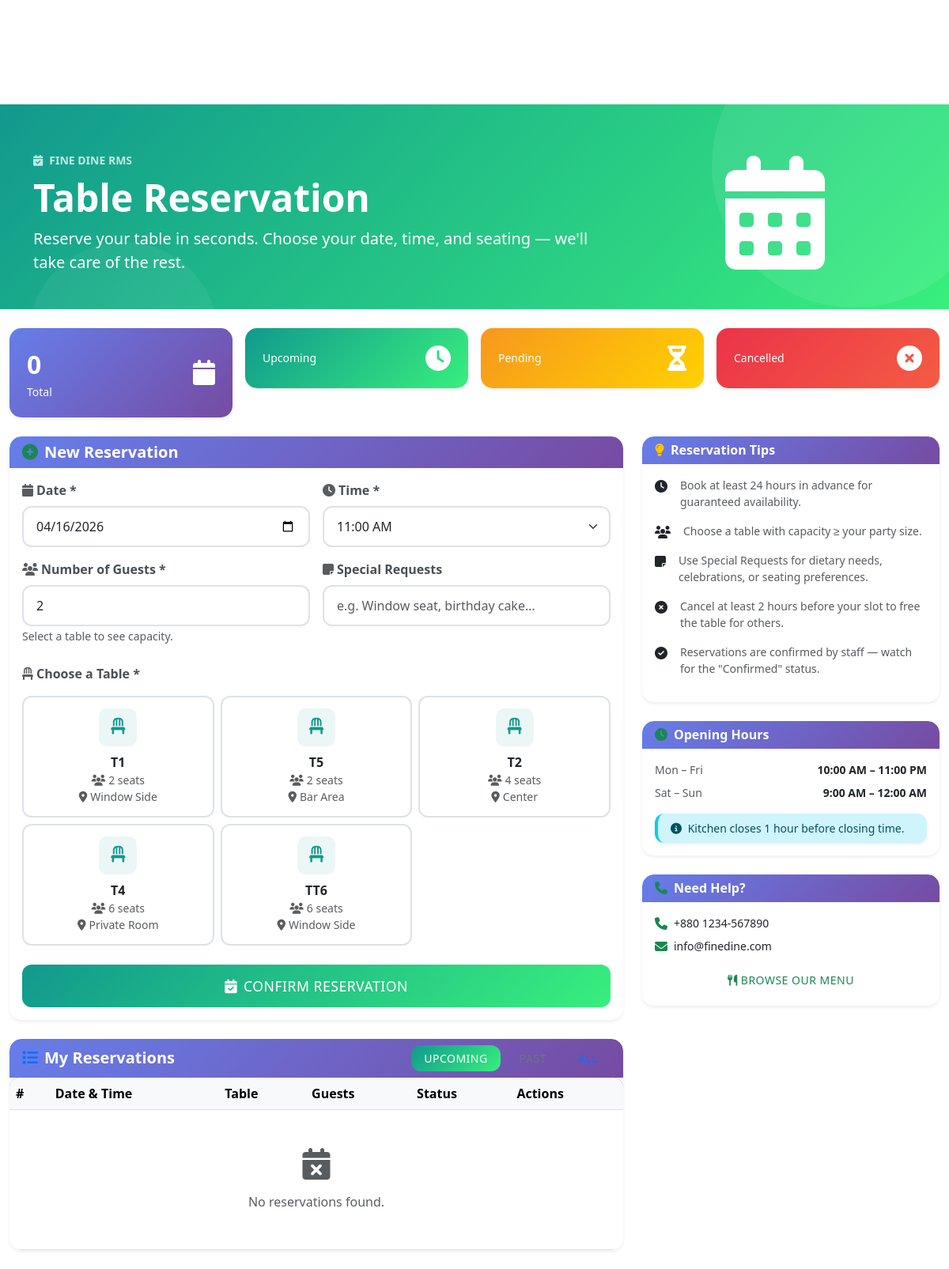
The page /customer/reservation.php (signed in) on the database its author committed.
### tables this page shows
CREATE TABLE `restaurant_tables` (
  `table_id` int(11) NOT NULL,
  `table_number` varchar(10) NOT NULL,
  `seating_capacity` int(11) NOT NULL,
  `status` enum('available','occupied','reserved') DEFAULT 'available',
  `location` varchar(50) DEFAULT NULL
);

### customer/reservation.php (the view, shortened to what the rows shown need)
<?php
try {
    $database = new Database();
    $db       = $database->connect();
    $available_tables = $db->query(
        "SELECT table_id, table_number, seating_capacity, location
         FROM restaurant_tables
         WHERE status IN ('available','reserved')
         ORDER BY seating_capacity ASC, table_number ASC"
    )->fetchAll(PDO::FETCH_ASSOC);
    $res_details = null;
} catch (PDOException $e) {
    $error_message = 'Database error: ' . $e->getMessage();
    $reservations = $available_tables = [];
    $res_details  = null;
    $stats = ['total'=>0,'pending'=>0,'confirmed'=>0,'cancelled'=>0,'upcoming'=>0];
}
?>
<!DOCTYPE html>
<html lang="en">
<head>
    <link href="https://cdn.jsdelivr.net/npm/bootstrap@5.3.0/dist/css/bootstrap.min.css" rel="stylesheet">
    <link rel="stylesheet" href="https://cdnjs.cloudflare.com/ajax/libs/font-awesome/6.4.0/css/all.min.css">
    <link rel="stylesheet" href="../assets/css/style.css">
</head>
<body>
<section class="res-hero">
    <div class="container position-relative">
        <div class="row align-items-center g-4">
            <div class="col-lg-8">
                <h1 class="display-5 fw-bold mb-2">Table Reservation</h1>
            </div>
        </div>
    </div>
</section>
<div class="container-fluid py-4">
    <div class="row g-4">
        <div class="col-lg-<?php echo $res_details ? '5' : '8'; ?>">
            <div class="card booking-card shadow-sm mb-4">
                <div class="card-body">
                    <form method="POST" action="../modules/reservation_process.php" id="bookingForm">
                        <?php if (!empty($available_tables)): ?>
                        <div class="row g-2 mb-4" id="tableGrid">
                            <?php foreach ($available_tables as $t): ?>
                            <div class="col-6 col-sm-4 col-lg-<?php echo $res_details ? '6' : '4'; ?>">
                                <div class="table-option"
                                     data-table-id="<?php echo $t['table_id']; ?>"
                                     data-capacity="<?php echo $t['seating_capacity']; ?>"
                                     onclick="selectTable(this)">
                                    <div class="table-icon">
                                        <i class="fas fa-chair"></i>
                                    </div>
                                    <div class="fw-bold"><?php echo htmlspecialchars($t['table_number']); ?></div>
                                    <div class="small text-muted">
                                        <i class="fas fa-users me-1"></i><?php echo $t['seating_capacity']; ?> seats
                                    </div>
                                    <?php if ($t['location']): ?>
                                    <div class="small text-muted">
                                        <i class="fas fa-map-marker-alt me-1"></i><?php echo htmlspecialchars($t['location']); ?>
                                    </div>
                                    <?php endif; ?>
                                </div>
                            </div>
                            <?php endforeach; ?>
                        </div>
                        <?php endif; ?>
                    </form>
                </div>
            </div>
            <div class="card shadow-sm" style="border-radius:15px;">
                <div class="card-body p-0">
                    <div class="table-responsive">
                        <table class="table table-hover mb-0 align-middle">
                            <thead class="table-light">
                                <tr>
                                    <th>#</th>
                                    <th>Date & Time</th>
                                    <th>Table</th>
                                    <th>Guests</th>
                                    <th>Status</th>
                                    <th>Actions</th>
                                </tr>
                            </thead>
                        </table>
                    </div>
                </div>
            </div>
        </div>
    </div>
</div>
</body>
</html>

### rows shown on the page
restaurant_tables: table_number "T1", seating_capacity "2", location "Window Side"
restaurant_tables: table_number "T5", seating_capacity "2", location "Bar Area"
restaurant_tables: table_number "T2", seating_capacity "4", location "Center"
restaurant_tables: table_number "T4", seating_capacity "6", location "Private Room"
restaurant_tables: table_number "TT6", seating_capacity "6", location "Window Side"

### other values the page prints
$stats['total'] "0"
$text "Book at least 24 hours in advance for guaranteed availability."
$text "Choose a table with capacity ≥ your party size."
$text "Use Special Requests for dietary needs, celebrations, or seating preferences."
$text "Cancel at least 2 hours before your slot to free the table for others."
$text "Reservations are confirmed by staff — watch for the \"Confirmed\" status."
form field reservation_time "11:00 AM"
